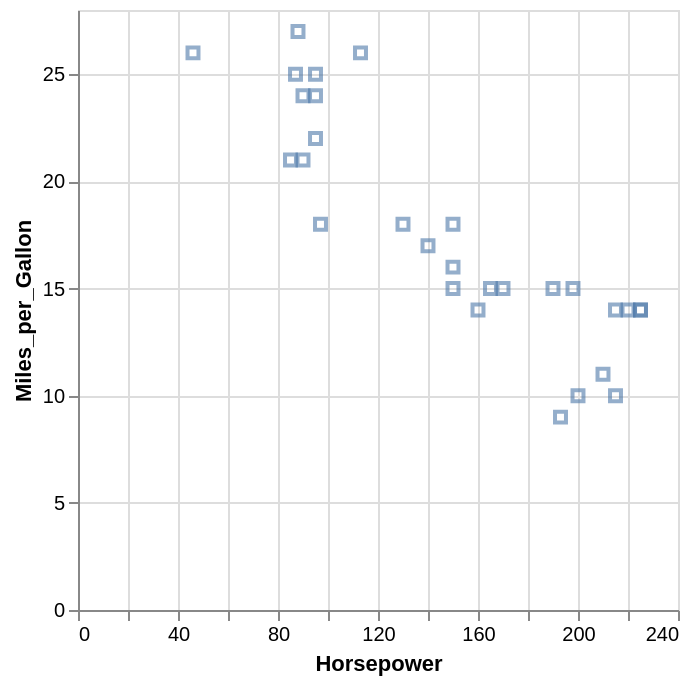

Source (Vega-Lite JSON):
### Vega-Lite specification from a JSON file in a GitHub repository (floating-point values rounded to 4 significant figures; data arrays with more than 128 entries replaced by an {"elided": "..."} marker saying what was removed)
{"$schema": "https://vega.github.io/schema/vega-lite/v5.json", "data": {"values": {"elided": "406 records"}}, "description": "square-unfilled", "encoding": {"opacity": {"value": 0.6}, "x": {"field": "Horsepower", "type": "quantitative"}, "y": {"field": "Miles_per_Gallon", "type": "quantitative"}}, "mark": {"filled": false, "shape": "square", "type": "point"}, "transform": [{"as": "YearOfManufacture", "calculate": "year(datum.Year)"}, {"filter": "datum.YearOfManufacture == 1970"}]}
